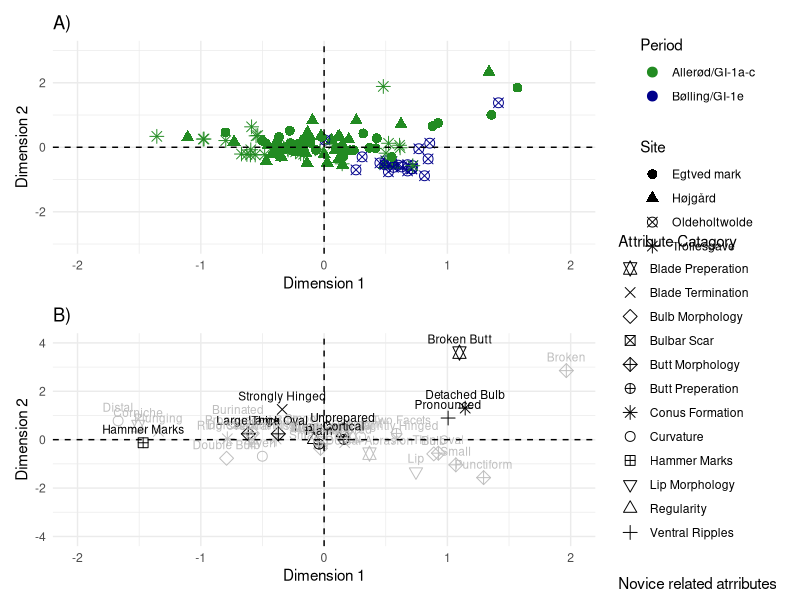
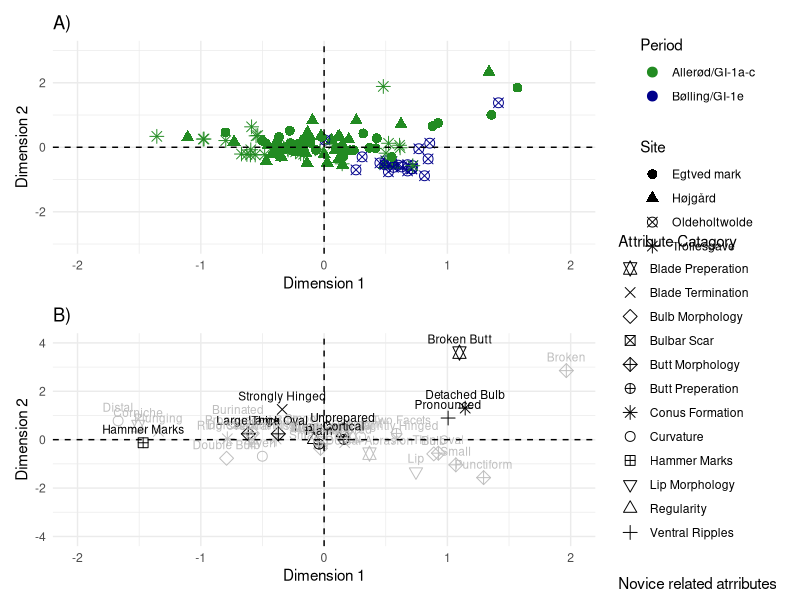

The R source for these figures, in order:
# Load libraries
library(FactoMineR)
library(ggplot2)
library(dplyr)
library(patchwork)

# Load dataset
tech_data <- readr::read_delim("1_data/tech_data.csv", 
                        delim = ";", escape_double = FALSE, trim_ws = TRUE)

# Subset your data (numeric columns only)
subset_data <- tech_data[, c(20:63, 69)]


# Perform correspondence analysis
ca_result <- CA(subset_data, graph = FALSE)


################################
############ Blades ############
################################

# Extract row coordinates
row_coords <- as.data.frame(ca_result$row$coord)

# Add classification and site columns
row_coords$classification <- tech_data$classification
row_coords$site <- tech_data$site

# Rename classification levels
row_coords$chronozone <- recode(row_coords$classification,
                                "Hamburgian" = "Bølling/GI-1e",
                                "Bromme" = "Allerød/GI-1a-c",
                                "Federmesser" = "Allerød/GI-1a-c")

# Rename site names
row_coords$site <- recode(row_coords$site,
                          "Hoejgaard" = "Højgård")




# Create the CA plot of the blades
plot1 <- ggplot(row_coords, aes(x = `Dim 1`, y = `Dim 2`, color = chronozone, shape = site)) +
  geom_point(size = 3) +
  scale_color_manual(values = c("Allerød/GI-1a-c" = "forestgreen", 
                                "Bølling/GI-1e" = "blue4")) +
  scale_shape_manual(values = c("Egtved mark" = 16,      # Circle
                                "Højgård" = 17,          # Triangle
                                "Trollesgave" = 8,       # Star
                                "Oldeholtwolde" = 13)) + # Diamond
  xlim(-2, 2) +                              
  ylim(-3, 3) +                                 
  geom_hline(yintercept = 0, linetype = "dashed") + # Add horizontal axis at y=0
  geom_vline(xintercept = 0, linetype = "dashed") + # Add vertical axis at x=0
  labs(title = "A)",
       x = "Dimension 1",
       y = "Dimension 2",
       color = "Period",
       shape = "Site") +
  theme_minimal() +
  theme(legend.position = "right")


################################
########## Attributes ##########
################################

# Extract column coordinates from the CA result

col_coords <- as.data.frame(ca_result$col$coord)
col_coords$label <- rownames(col_coords)  # Add column labels

# Create new columns for attributes

col_coords$attri_group <- recode(col_coords$label,
                                 "ba_3_1" = "Curvature",
                                 "ba_3_2" = "Curvature",
                                 "ba_3_3" = "Curvature", 
                                 "ba_4_1" = "Regularity",
                                 "ba_4_2" = "Regularity", 
                                 "ba_5_1" = "Ventral Ripples",  
                                 "ba_5_2" = "Ventral Ripples", 
                                 "ba_5_3" = "Ventral Ripples",
                                 "ba_6_2" = "Blade Termination",  
                                 "ba_6_3" = "Blade Termination", 
                                 "ba_6_4" = "Blade Termination",
                                 "ba_6_5" = "Blade Termination", 
                                 "ba_6_6" = "Blade Termination",
                                 "ba_7_1" = "Bulb Morphology",
                                 "ba_7_2" = "Bulb Morphology", 
                                 "ba_7_3" = "Lip Morphology",
                                 "ba_7_5" = "Bulb Morphology",
                                 "ba_8_1" = "Bulbar Scar",
                                 "ba_9_1" = "Conus Formation",
                                 "ba_9_2" = "Conus Formation", 
                                 "ba_9_3" = "Conus Formation",
                                 "ba_10_1" = "Butt Morphology",
                                 "ba_10_2" = "Butt Morphology",
                                 "ba_10_3" = "Butt Morphology",
                                 "ba_10_4" = "Butt Morphology",
                                 "ba_10_5" = "Butt Morphology",
                                 "ba_10_6" = "Butt Morphology",
                                 "ba_10_7" = "Butt Morphology",
                                 "ba_11_1" = "Butt Preperation",
                                 "ba_11_2" = "Butt Preperation",
                                 "ba_11_3" = "Butt Preperation",
                                 "ba_11_5" = "Butt Preperation",
                                 "ba_12_2" = "Blade Preperation",
                                 "ba_12_3" = "Blade Preperation",
                                 "ba_12_4" = "Blade Preperation",
                                 "ba_12_6" = "Blade Preperation",
                                 "ba_12_7"= "Blade Preperation",
                                 "ba_15_1" = "Hammer Marks")


col_coords$attri_cat <- recode(col_coords$label,
                               "ba_3_1" = "Straight",
                               "ba_3_2" = "Distal",
                               "ba_3_3" = "Even", 
                               "ba_4_1" = "Irregular",
                               "ba_4_2" = "Regular", 
                               "ba_5_1" = "Smooth",  
                               "ba_5_2" = "Visible", 
                               "ba_5_3" = "Pronounced",
                               "ba_6_2" = "Feathered",  
                               "ba_6_3" = "Plunging", 
                               "ba_6_4" = "Slightly Hinged",
                               "ba_6_5" = "Strongly Hinged", 
                               "ba_6_6" = "Burinated",
                               "ba_7_1" = "Pronounced Bulb",
                               "ba_7_2" = "Bulb", 
                               "ba_7_3" = "Lip",
                               "ba_7_5" = "Double Bulb",
                               "ba_8_1" = "Bulbar Scar",
                               "ba_9_1" = "Ring Crack",
                               "ba_9_2" = "Ventral Fissures", 
                               "ba_9_3" = "Detached Bulb",
                               "ba_10_1" = "Large Thick",
                               "ba_10_2" = "Large Oval",
                               "ba_10_3" = "Thin Oval",
                               "ba_10_4" = "Small Thick",
                               "ba_10_5" = "Small",
                               "ba_10_6" = "Punctiform",
                               "ba_10_7" = "Broken",
                               "ba_11_1" = "Plain",
                               "ba_11_2" = "Two Facets",
                               "ba_11_3" = "> Two Facets",
                               "ba_11_5" = "Cortical",
                               "ba_12_2" = "Unprepared",
                               "ba_12_3" = "Dorsal Trimming",
                               "ba_12_4" = "Dorsal Abrasion",
                               "ba_12_6" = "Broken Butt",
                               "ba_12_7"= "Corniche",
                               "ba_15_1" = "Hammer Marks")

col_coords$attri_kid <- recode(col_coords$label,
                               "ba_3_1" = "N",
                               "ba_3_2" = "N",
                               "ba_3_3" = "N", 
                               "ba_4_1" = "Y",
                               "ba_4_2" = "N", 
                               "ba_5_1" = "N",  
                               "ba_5_2" = "N", 
                               "ba_5_3" = "Y",
                               "ba_6_2" = "N",  
                               "ba_6_3" = "N", 
                               "ba_6_4" = "N",
                               "ba_6_5" = "Y", 
                               "ba_6_6" = "N",
                               "ba_7_1" = "N",
                               "ba_7_2" = "N", 
                               "ba_7_3" = "N",
                               "ba_7_5" = "N",
                               "ba_8_1" = "N",
                               "ba_9_1" = "N",
                               "ba_9_2" = "N", 
                               "ba_9_3" = "Y",
                               "ba_10_1" = "Y",
                               "ba_10_2" = "Y",
                               "ba_10_3" = "N",
                               "ba_10_4" = "N",
                               "ba_10_5" = "N",
                               "ba_10_6" = "N",
                               "ba_10_7" = "N",
                               "ba_11_1" = "Y",
                               "ba_11_2" = "N",
                               "ba_11_3" = "N",
                               "ba_11_5" = "Y",
                               "ba_12_2" = "Y",
                               "ba_12_3" = "N",
                               "ba_12_4" = "N",
                               "ba_12_6" = "Y",
                               "ba_12_7"= "N",
                               "ba_15_1" = "Y")






# Plot with colours for novice related attributes and shapes for attribute catagories
plot2 <- ggplot(col_coords, aes(x = `Dim 1`, y = `Dim 2`, color = attri_kid, shape = attri_group)) +
  geom_point(size = 3) +
  geom_text(aes(label = attri_cat), 
            vjust = -1,
            size = 3, 
            show.legend = FALSE) + # remove lower case "a"s from legend
  scale_color_manual(values = c("Y" = "black", # Custom colors and labels for 'attri_kid'
                                "N" = "grey"), 
                     labels = c("Y" = "Novice Related",
                                "N" = "Not Novice Related")) +
  scale_shape_manual(values = c("Curvature" = 1,
                                "Regularity" = 2,
                                "Ventral Ripples" = 3,  
                                "Blade Termination" = 4,  
                                "Bulb Morphology" = 5,
                                "Lip Morphology" = 6,
                                "Bulbar Scar" = 7,
                                "Conus Formation" = 8,
                                "Butt Morphology" = 9,
                                "Butt Preperation" = 10,
                                "Blade Preperation" = 11,
                                "Hammer Marks" = 12)) +
  labs(title = "B)",
       x = "Dimension 1",
       y = "Dimension 2",
       color = "Novice related atrributes",  # Legend title for colors
       shape = "Attribute Catagory") + # Legend title for shapes
  theme_minimal() +
  geom_hline(yintercept = 0, linetype = "dashed") +
  geom_vline(xintercept = 0, linetype = "dashed") +
  xlim(-2, 2) +
  ylim(-4, 4) +
  theme(legend.position = "right")






# Combine the plots in one column and two rows
combined_plot <- plot1 / plot2

# Display the combined plot
print(combined_plot)



# Save the plot with high resolution
ggsave(
  filename = "3_output/ca_plots.png",
  plot = combined_plot,
  dpi = "retina",
  width = 25,
  height = 25,
  units = "cm"
)
